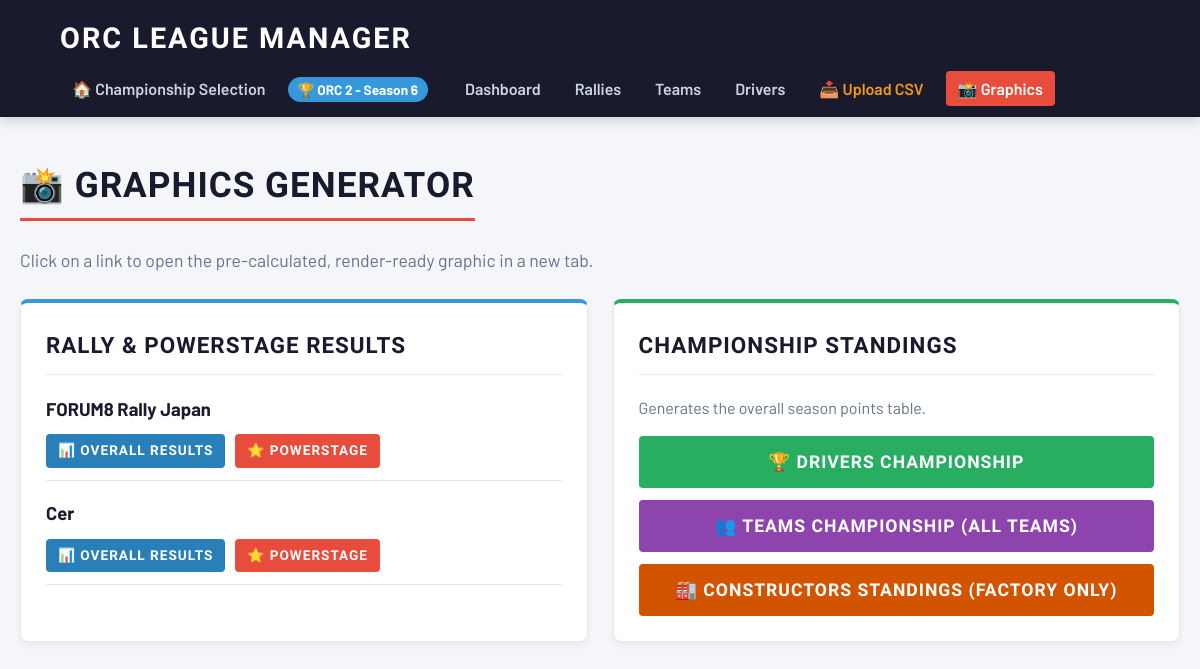
Page /c/1/graphics on the committed database.
### tables this page shows
CREATE TABLE championships (
        id INTEGER PRIMARY KEY AUTOINCREMENT,
        name TEXT NOT NULL
    , point_system_id INTEGER DEFAULT 1);

CREATE TABLE rallies (
        id INTEGER PRIMARY KEY AUTOINCREMENT,
        champ_id INTEGER NOT NULL,
        name TEXT NOT NULL,
        stages_count INTEGER DEFAULT 7,
        FOREIGN KEY (champ_id) REFERENCES championships (id) ON DELETE CASCADE
    );

### main.py (the view)
@app.get("/c/{champ_id}/graphics", response_class=HTMLResponse)
def graphics_page(request: Request, champ_id: int):
    conn = get_db_connection(); champ = get_champ(conn, champ_id)
    rallies = conn.execute("SELECT * FROM rallies WHERE champ_id = ?", (champ_id,)).fetchall()
    conn.close()
    return templates.TemplateResponse(request=request, name="graphics.html", context={"request": request, "champ": champ, "rallies": rallies})

### templates/graphics.html (shortened to what this page needs)
{% extends "base.html" %}
{% block content %}
    <h1 class="page-header">📸 Graphics Generator</h1>
    <p style="color: #64748b; margin-bottom: 25px; font-size: 1.1rem;">Click on a link to open the pre-calculated, render-ready graphic in a new tab.</p>
    <div class="grid">
        <div class="card" style="border-top: 4px solid var(--primary);">
            <h2 class="card-title">Rally & Powerstage Results</h2>
            <ul style="list-style: none; padding: 0;">
                {% for r in rallies %}
                <li style="margin-bottom: 18px; border-bottom: 1px solid var(--border); padding-bottom: 12px;">
                    <strong style="font-size: 1.15rem; color: var(--nav-bg);">{{ r.name }}</strong><br>
                    <div style="margin-top: 10px; display: flex; gap: 10px; flex-wrap: wrap;">
                        <a href="/c/{{ champ.id }}/render/rally/{{ r.id }}" target="_blank" class="btn btn-primary" style="padding: 6px 12px; font-size: 0.85rem; background: #2980b9;">📊 Overall Results</a>
                        <a href="/c/{{ champ.id }}/render/powerstage/{{ r.id }}" target="_blank" class="btn btn-danger" style="padding: 6px 12px; font-size: 0.85rem;">⭐ Powerstage</a>
                    </div>
                </li>
                {% else %}
                <li style="color: #888;">No rallies found. Add a rally first.</li>
                {% endfor %}
            </ul>
        </div>
        <div class="card" style="border-top: 4px solid var(--success);">
            <h2 class="card-title">Championship Standings</h2>
            <p style="margin-bottom: 15px; color: #64748b;">Generates the overall season points table.</p>
            <div style="display: flex; flex-direction: column; gap: 12px;">
                <a href="/c/{{ champ.id }}/render/championship" target="_blank" class="btn btn-success btn-block" style="padding: 12px; text-align: center; text-decoration: none;">🏆 Drivers Championship</a>
                <a href="/c/{{ champ.id }}/render/teams" target="_blank" class="btn btn-primary btn-block" style="padding: 12px; text-align: center; text-decoration: none; background-color: #8e44ad; border-color: #8e44ad;">👥 Teams Championship (All Teams)</a>
                <a href="/c/{{ champ.id }}/render/constructors" target="_blank" class="btn btn-primary btn-block" style="padding: 12px; text-align: center; text-decoration: none; background-color: #d35400; border-color: #d35400;">🏭 Constructors Standings (Factory Only)</a>
            </div>
        </div>
    </div>
{% endblock %}

### templates/base.html (shortened to what this page needs)
<!DOCTYPE html>
<html lang="en">
<head>
</head>
<body>
    <nav class="navbar">
        <a href="/" class="navbar-brand">ORC LEAGUE MANAGER</a>
        <ul class="nav-links">
            <li><a href="/">🏠 Championship Selection</a></li>
            {% if champ %}
                <li><span class="champ-badge">🏆 {{ champ.name }}</span></li>
                <li><a href="/c/{{ champ.id }}/dashboard">Dashboard</a></li>
                <li><a href="/c/{{ champ.id }}/rallies">Rallies</a></li>
                <li><a href="/c/{{ champ.id }}/teams">Teams</a></li>
                <li><a href="/c/{{ champ.id }}/drivers">Drivers</a></li>
                <li><a href="/c/{{ champ.id }}/import" style="color: #f39c12;">📥 Upload CSV</a></li>
                <li><a href="/c/{{ champ.id }}/graphics" style="background: #e74c3c; color: white;">📸 Graphics</a></li>
            {% endif %}
        </ul>
    </nav>
    <div class="container">
        {% block content %}{% endblock %}
    </div>
</body>
</html>

### templates/base.html (style rules this page uses)
:root { --bg-color: #f4f6f9; --text-main: #2c3e50; --nav-bg: #1a1a2e; --card-bg: #ffffff; --primary: #3498db; --success: #27ae60; --danger: #e74c3c; --border: #e2e8f0; }
* { box-sizing: border-box; margin: 0; padding: 0; }
body { font-family: 'Barlow', sans-serif; background: var(--bg-color); color: var(--text-main); line-height: 1.6; }
h1, h2, h3, h4 { font-family: 'Barlow Condensed', sans-serif; text-transform: uppercase; font-weight: 700; letter-spacing: 1px; color: var(--nav-bg); }
.navbar { background: var(--nav-bg); padding: 15px 5%; display: flex; justify-content: space-between; align-items: center; flex-wrap: wrap; box-shadow: 0 4px 12px rgba(0,0,0,0.15); gap: 15px; }
.navbar-brand { font-family: 'Barlow Condensed', sans-serif; font-size: 1.8rem; font-weight: 900; color: white; text-decoration: none; letter-spacing: 2px; }
.nav-links { display: flex; gap: 10px; flex-wrap: wrap; list-style: none; align-items: center; }
.nav-links a { color: #cbd5e1; text-decoration: none; font-weight: 600; padding: 8px 12px; border-radius: 4px; transition: all 0.2s; font-size: 1rem; }
.champ-badge { background: var(--primary); color: white; padding: 4px 10px; border-radius: 15px; font-size: 0.85rem; font-weight: bold; margin-right: 15px; }
.container { max-width: 1300px; margin: 40px auto; padding: 0 20px; }
.page-header { font-size: 2.2rem; margin-bottom: 25px; border-bottom: 3px solid var(--danger); display: inline-block; padding-bottom: 5px; }
.grid { display: grid; grid-template-columns: repeat(auto-fit, minmax(320px, 1fr)); gap: 25px; margin-bottom: 30px; }
.card { background: var(--card-bg); padding: 25px; border-radius: 8px; box-shadow: 0 4px 6px rgba(0,0,0,0.05); border: 1px solid var(--border); }
.card-title { font-size: 1.4rem; margin-bottom: 20px; padding-bottom: 10px; border-bottom: 1px solid var(--border); }
.btn { display: inline-block; padding: 10px 20px; font-family: 'Barlow Condensed', sans-serif; font-weight: 700; font-size: 1.1rem; letter-spacing: 1px; text-transform: uppercase; color: white; border: none; border-radius: 4px; cursor: pointer; transition: transform 0.1s, opacity 0.2s; text-align: center; text-decoration: none; }
.btn-primary { background: var(--primary); }
.btn-success { background: var(--success); }
.btn-danger { background: var(--danger); }
.btn-block { width: 100%; display: block; }

### rows in the picture
championships: name "ORC 2 - Season 6"
rallies: name "FORUM8 Rally Japan"
rallies: name "Cer"
